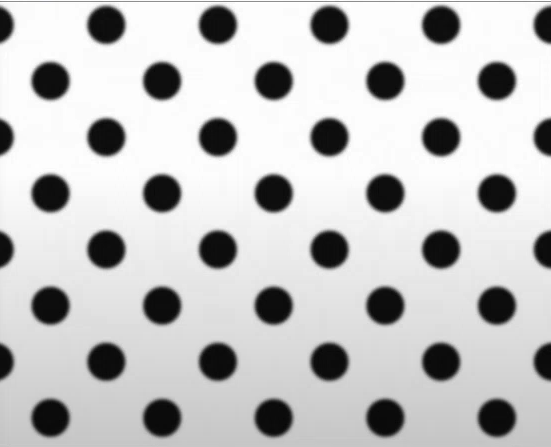
#> input picture vezbe/2terminSnimak/dots.png, 551 x 447 px
$ python main.py   (older library calls are emulated)
#> lines starting #> are read from the running program, lines starting #| are printed output that depends on the picture
import cv2
import numpy as np

img = cv2.imread("dots.png", cv2.IMREAD_GRAYSCALE)
#> img: shape (447, 551); min 6, max 255, mean 195.2

blur = cv2.GaussianBlur (img, (11, 11), 0)

img = blur

sobx = cv2.Sobel(img, cv2.CV_8U, 1, 0)
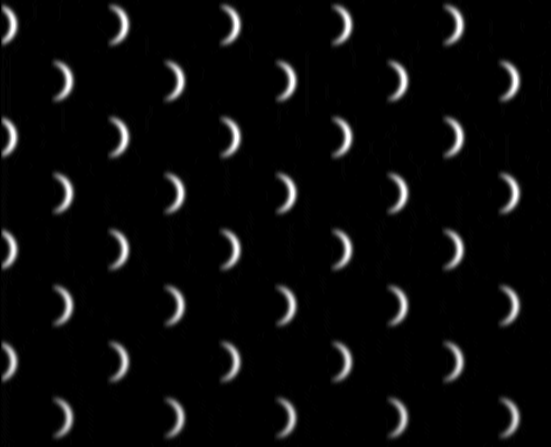
#> sobx: shape (447, 551); min 0, max 255, mean 10.9
soby = cv2.Sobel (img, cv2.CV_8U, 0, 1)
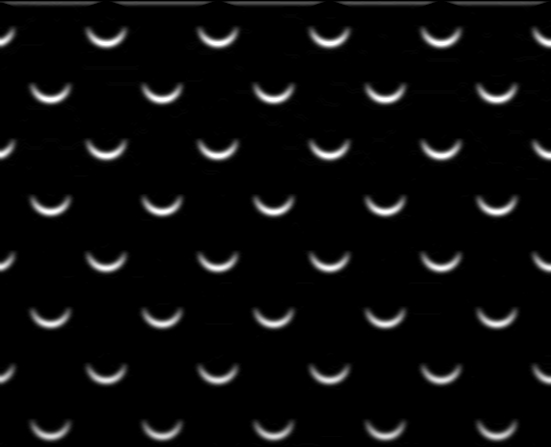
#> soby: shape (447, 551); min 0, max 255, mean 11

lapl = cv2.Laplacian (img, cv2.CV_8U, ksize=3)
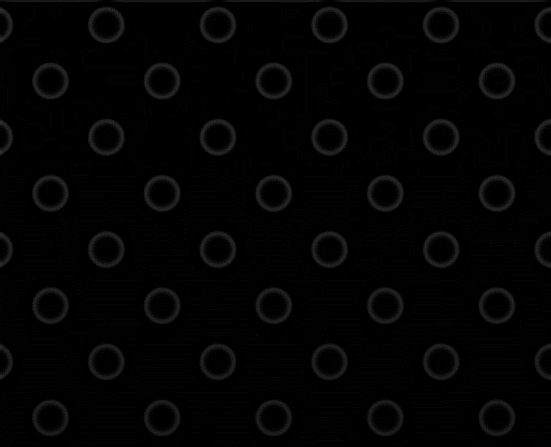
#> lapl: shape (447, 551); min 0, max 48, mean 3

cv2.imshow("Image", img)
cv2.imshow("Sobelx", sobx)
cv2.imshow("Sobely", soby)
cv2.imshow("Laplacian", lapl)
cv2.waitKey (0)
cv2.destroyAllWindows ()
